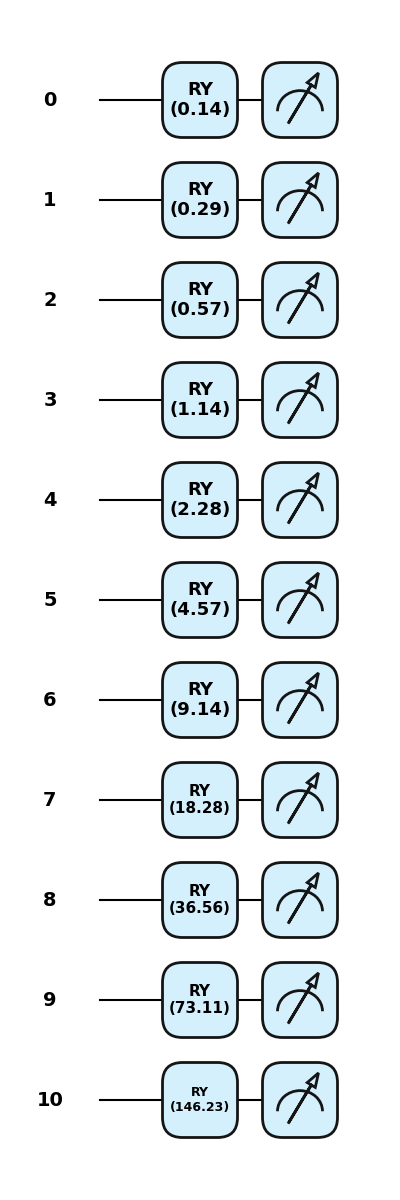

Write the Python code that produced this figure.
import pennylane as qml
import jax.numpy as jnp


def AngleVectorEmbedding(inputs, nqubits:int=4, rotation:str="Y", offset_and_invert:bool=True):
    """Sinusoidal Positional Embedding"""
    for wire in range(nqubits):
        match rotation.upper():
            case "X":
                qml.RX(jnp.pi/2*offset_and_invert + (-1 * offset_and_invert) * inputs[wire], wires=wire)
            case _:  # default to RY
                qml.RY(jnp.pi/2*offset_and_invert + (-1 * offset_and_invert) * inputs[wire], wires=wire)


def SinusoidalPositionEmbedding(input, nqubits:int=4, rotation:str="Y", offset_and_invert:bool=True):
    """Sinusoidal Positional Embedding"""
    for wire in range(nqubits):
        match rotation.upper():
            case "X":
                qml.RX(jnp.pi/2*offset_and_invert + (-1 * offset_and_invert) * jnp.sin((2**wire) * input / nqubits), wires=wire)
            case _:  # default to RY
                qml.RY(jnp.pi/2*offset_and_invert + (-1 * offset_and_invert) * jnp.sin((2**wire) * input / nqubits), wires=wire)


def CosineScalarEmbedding(input, nqubits:int=4, rotation:str="Y", offset_and_invert:bool=False):
    """Cosine Scalar Embedding
    Expectation values of PauliZ should represent a Fourier (cosine) series
    If offset_and_invert, sine series(?)
    """
    for wire in range(nqubits):
        match rotation.upper():
            case "X":
                qml.RX(jnp.pi/2*offset_and_invert + (-1 * offset_and_invert) * (2**wire) * input, wires=wire)
            case _:  # default to RY
                #print(wire)
                #print(jnp.pi/2*offset_and_invert + (-1 * offset_and_invert + 1 - offset_and_invert) * (2**wire) * input)
                # qml.RY(jnp.pi/2*offset_and_invert + (-1 * offset_and_invert + 1 - offset_and_invert) * (wire+1) * input * jnp.pi, wires=wire)
                qml.RY(jnp.pi/2*offset_and_invert + (-1 * offset_and_invert + 1 - offset_and_invert) * input * ((wire+1)*2-1) * jnp.pi, wires=wire)


def DataReuploadEmbedding(input, nqubits:int=4, n_layers:int=2, rotation:str="Y"):
    """Data Reuploading Scheme Embedding"""
    for _ in range(n_layers):
        for wire in range(nqubits):
            match rotation.upper():
                case "X":
                    qml.RX((wire+1)*input, wires=wire)
                    qml.CNOT(wires=[wire, (wire + 1) % nqubits])
                case _:  # default to RY
                    qml.RY(jnp.pi/2 - (wire+1) * input, wires=wire)
                    qml.CNOT(wires=[wire, (wire + 1) % nqubits])

# the feature map below is inspired by: https://pennylane.ai/qml/demos/tutorial_post-variational_quantum_neural_networks
def DoubleVectorEmbedding(inputs, nqubits:int=4):
    """Embedding for two 1D vector inputs.
    Args:
        inputs (array): shape of (2, nqubits)
        nqubits (int): number of qubits in circuit
    """
    for wire in range(nqubits):
        qml.Hadamard(wire)
    qml.AngleEmbedding(inputs[0, :], wires=range(nqubits), rotation="Z")
    qml.AngleEmbedding(inputs[1, :], wires=range(nqubits), rotation="X")


def ChebyshevFeatureMap(input, wires):
    """Chebyshev Feature Map, based off of the one in [Self-Adaptive Physics-Informed Quantum Machine Learning for Solving Differential Equations](https://arxiv.org/pdf/2312.09215)
    Args:
        input (float): 
        wires (array):
    """
    for wire in wires:
        # qml.RY(2 * (wire + 1) * jnp.arccos(input), wires=wire)
        coef = 2**(wire - wires[0]) / len(wires)
        qml.RY(coef * jnp.arccos(input), wires=wire)


def RZZ_FeatureMap(inputs, nqubits:int=4, mode:str="full"):
    """Feature Map for a vector using RZ and RZZ gates. See A.1 in: [The power of quantum neural networks](https://arxiv.org/pdf/2011.00027) 

    First, the feature map applies Hadamard gates on each of the S := s_in qubits, 
        followed by a layer of RZ-gates, whereby the angle of the Pauli rotation on qubit i 
        depends on the i-th feature x_i of the data vector ~x, normalised between [-1, 1]

    Then, RZZ-gates are implemented on qubits i, i + j for i in [1, ..., S - 1] and j in [i + 1, ..., S] 
        using a decomposition into two CNOT-gates and one RZ-gate 
        with a rotation angle (pi - x_i) (pi - x_{i+j} ).

    Args:
        inputs (array):
        nqubits (int):
        mode (str): full (default), next, circular
    """
    for wire in range(nqubits):
        qml.Hadamard(wire)
        qml.RZ(inputs[wire], wires=wire)
    RZZ_Layer(inputs, nqubits=nqubits, mode=mode)


def RZZ_Layer(inputs, nqubits:int=4, mode:str="full"):
    match mode.lower():
        case "linear":
            for i in range(0, nqubits-1):
                j = i + 1
                qml.CNOT(wires=[i,j])
                # qml.RZ((jnp.pi - inputs[i]) * (jnp.pi - inputs[j]), wires=j)
                qml.RZ((inputs[i]) * (inputs[j]), wires=j)
                qml.CNOT(wires=[i,j])
        case "circular":
            for i in range(0, nqubits):
                j = i + 1
                qml.CNOT(wires=[i,j%nqubits])
                # qml.RZ((jnp.pi - inputs[i]) * (jnp.pi - inputs[j%nqubits]), wires=j%nqubits)  # TODO is pi - input the best way? does that even matter?
                qml.RZ((inputs[i]) * (inputs[j%nqubits]), wires=j%nqubits)
                qml.CNOT(wires=[i,j%nqubits])
        case _:  # default to full
            for i in range(0, nqubits-1):
                for j in range(i+1, nqubits):
                    qml.CNOT(wires=[i,j])
                    # qml.RZ((jnp.pi - inputs[i]) * (jnp.pi - inputs[j]), wires=j)
                    qml.RZ((inputs[i]) * (inputs[j]), wires=j)
                    qml.CNOT(wires=[i,j])


if __name__ == "__main__":
    import matplotlib.pyplot as plt
    NQUBITS = 11

    @qml.qnode(qml.device("default.qubit", wires=NQUBITS))
    def test_circuit(x):
        #RZZ_FeatureMap([1,2,3,4,5], mode="circular", nqubits=NQUBITS)
        #CosineScalarEmbedding(x, nqubits=NQUBITS, rotation="Y", offset_and_invert=False)
        ChebyshevFeatureMap(x, wires=range(NQUBITS))
        return [qml.expval(qml.PauliZ(n)) for n in range(NQUBITS)]
    
    output = test_circuit(1)
    qml.draw_mpl(test_circuit, style="pennylane", decimals=2)(0)
    plt.savefig("feature_map.png")
    plt.close()
    
    x_domain = jnp.linspace(0, 1, NQUBITS)
    asdf = [test_circuit(x) for x in x_domain]
    plt.figure()
    for i in range(NQUBITS):
        plt.plot(x_domain, [x[i] for x in asdf], label=str(i))
    plt.legend()
    plt.savefig("featurebasis.png")
    plt.close()
    breakpoint()
